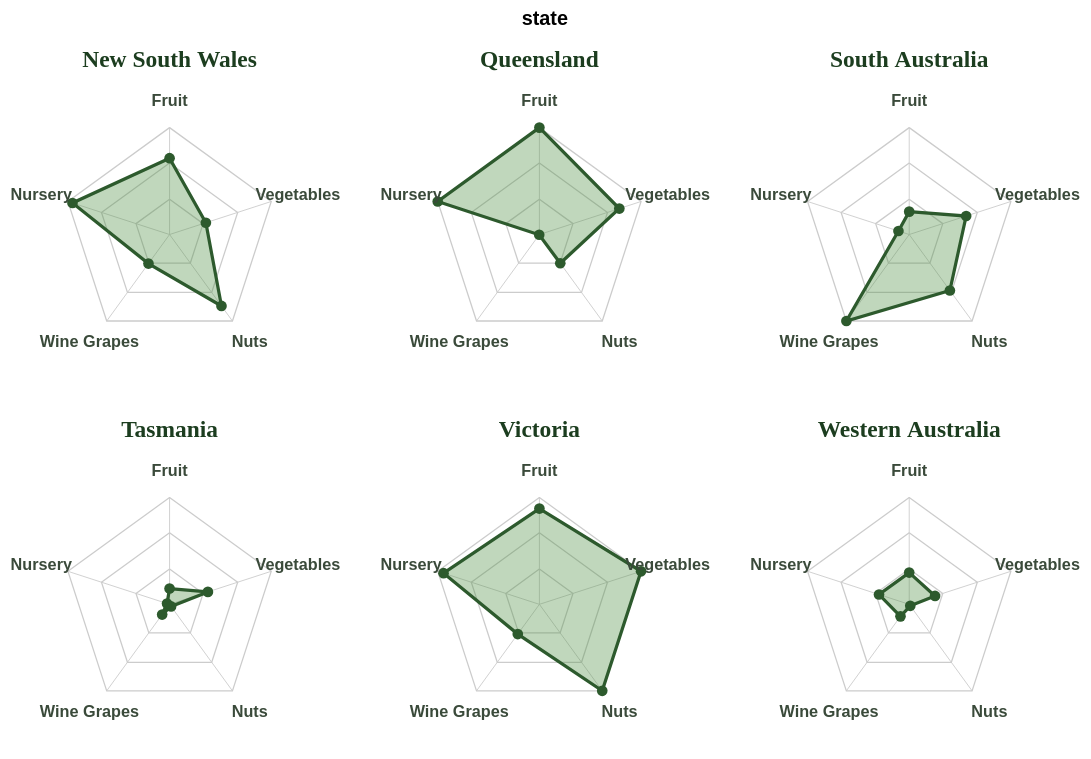

Vega-Lite specification for this chart:
### Vega-Lite specification from a JSON file in a GitHub repository (floating-point values rounded to 4 significant figures)
{"$schema": "https://vega.github.io/schema/vega-lite/v5.json", "description": "Radar / spider chart showing crop category breakdown per state.", "data": {"values": [{"state": "Victoria", "category": "Fruit", "r": 0.896, "catIndex": 0, "display": "1,813.0"}, {"state": "Victoria", "category": "Vegetables", "r": 1.0, "catIndex": 1, "display": "1,669.1"}, {"state": "Victoria", "category": "Nuts", "r": 1.0, "catIndex": 2, "display": "420.8"}, {"state": "Victoria", "category": "Wine Grapes", "r": 0.344, "catIndex": 3, "display": "178.2"}, {"state": "Victoria", "category": "Nursery", "r": 0.943, "catIndex": 4, "display": "908.7"}, {"state": "Victoria", "category": "Fruit", "r": 0.896, "catIndex": 5, "display": "1,813.0"}, {"state": "New South Wales", "category": "Fruit", "r": 0.714, "catIndex": 0, "display": "1,445.7"}, {"state": "New South Wales", "category": "Vegetables", "r": 0.357, "catIndex": 1, "display": "595.5"}, {"state": "New South Wales", "category": "Nuts", "r": 0.826, "catIndex": 2, "display": "347.8"}, {"state": "New South Wales", "category": "Wine Grapes", "r": 0.336, "catIndex": 3, "display": "174.0"}, {"state": "New South Wales", "category": "Nursery", "r": 0.955, "catIndex": 4, "display": "920.2"}, {"state": "New South Wales", "category": "Fruit", "r": 0.714, "catIndex": 5, "display": "1,445.7"}, {"state": "Queensland", "category": "Fruit", "r": 1.0, "catIndex": 0, "display": "2,024.1"}, {"state": "Queensland", "category": "Vegetables", "r": 0.786, "catIndex": 1, "display": "1,312.5"}, {"state": "Queensland", "category": "Nuts", "r": 0.332, "catIndex": 2, "display": "139.9"}, {"state": "Queensland", "category": "Wine Grapes", "r": 0.003, "catIndex": 3, "display": "1.4"}, {"state": "Queensland", "category": "Nursery", "r": 1.0, "catIndex": 4, "display": "963.9"}, {"state": "Queensland", "category": "Fruit", "r": 1.0, "catIndex": 5, "display": "2,024.1"}, {"state": "South Australia", "category": "Fruit", "r": 0.214, "catIndex": 0, "display": "433.1"}, {"state": "South Australia", "category": "Vegetables", "r": 0.56, "catIndex": 1, "display": "934.8"}, {"state": "South Australia", "category": "Nuts", "r": 0.647, "catIndex": 2, "display": "272.2"}, {"state": "South Australia", "category": "Wine Grapes", "r": 1.0, "catIndex": 3, "display": "518.3"}, {"state": "South Australia", "category": "Nursery", "r": 0.106, "catIndex": 4, "display": "102.1"}, {"state": "South Australia", "category": "Fruit", "r": 0.214, "catIndex": 5, "display": "433.1"}, {"state": "Western Australia", "category": "Fruit", "r": 0.297, "catIndex": 0, "display": "600.4"}, {"state": "Western Australia", "category": "Vegetables", "r": 0.254, "catIndex": 1, "display": "424.3"}, {"state": "Western Australia", "category": "Nuts", "r": 0.017, "catIndex": 2, "display": "7.3"}, {"state": "Western Australia", "category": "Wine Grapes", "r": 0.139, "catIndex": 3, "display": "72.3"}, {"state": "Western Australia", "category": "Nursery", "r": 0.297, "catIndex": 4, "display": "286.0"}, {"state": "Western Australia", "category": "Fruit", "r": 0.297, "catIndex": 5, "display": "600.4"}, {"state": "Tasmania", "category": "Fruit", "r": 0.148, "catIndex": 0, "display": "299.6"}, {"state": "Tasmania", "category": "Vegetables", "r": 0.377, "catIndex": 1, "display": "629.9"}, {"state": "Tasmania", "category": "Nuts", "r": 0.024, "catIndex": 2, "display": "10.1"}, {"state": "Tasmania", "category": "Wine Grapes", "r": 0.118, "catIndex": 3, "display": "61.0"}, {"state": "Tasmania", "category": "Nursery", "r": 0.025, "catIndex": 4, "display": "24.0"}, {"state": "Tasmania", "category": "Fruit", "r": 0.148, "catIndex": 5, "display": "299.6"}]}, "transform": [{"calculate": "datum.catIndex * 2 * PI / 5", "as": "angle"}, {"calculate": "datum.r * sin(datum.angle)", "as": "x"}, {"calculate": "datum.r * cos(datum.angle)", "as": "y"}], "facet": {"field": "state", "header": {"labelFontSize": 13, "labelFont": "Playfair Display, serif", "labelColor": "#1c3d1f", "labelFontWeight": "bold"}}, "columns": 3, "spec": {"width": 160, "height": 160, "resolve": {"scale": {"x": "shared", "y": "shared"}}, "layer": [{"data": {"values": [{"gx": 0.0, "gy": 0.33, "ring": 0.33, "order": 0}, {"gx": 0.314, "gy": 0.102, "ring": 0.33, "order": 1}, {"gx": 0.194, "gy": -0.267, "ring": 0.33, "order": 2}, {"gx": -0.194, "gy": -0.267, "ring": 0.33, "order": 3}, {"gx": -0.314, "gy": 0.102, "ring": 0.33, "order": 4}, {"gx": 0.0, "gy": 0.33, "ring": 0.33, "order": 5}, {"gx": 0.0, "gy": 0.67, "ring": 0.67, "order": 0}, {"gx": 0.637, "gy": 0.207, "ring": 0.67, "order": 1}, {"gx": 0.394, "gy": -0.542, "ring": 0.67, "order": 2}, {"gx": -0.394, "gy": -0.542, "ring": 0.67, "order": 3}, {"gx": -0.637, "gy": 0.207, "ring": 0.67, "order": 4}, {"gx": 0.0, "gy": 0.67, "ring": 0.67, "order": 5}, {"gx": 0.0, "gy": 1.0, "ring": 1.0, "order": 0}, {"gx": 0.951, "gy": 0.309, "ring": 1.0, "order": 1}, {"gx": 0.588, "gy": -0.809, "ring": 1.0, "order": 2}, {"gx": -0.588, "gy": -0.809, "ring": 1.0, "order": 3}, {"gx": -0.951, "gy": 0.309, "ring": 1.0, "order": 4}, {"gx": 0.0, "gy": 1.0, "ring": 1.0, "order": 5}]}, "mark": {"type": "line", "strokeWidth": 0.7, "color": "#cccccc"}, "encoding": {"x": {"field": "gx", "type": "quantitative", "scale": {"domain": [-1.35, 1.35]}, "axis": null}, "y": {"field": "gy", "type": "quantitative", "scale": {"domain": [-1.35, 1.35]}, "axis": null}, "order": {"field": "order", "type": "quantitative"}, "detail": {"field": "ring", "type": "quantitative"}}}, {"data": {"values": [{"x1": 0, "y1": 0, "x2": 0, "y2": 1.0}, {"x1": 0, "y1": 0, "x2": 0.951, "y2": 0.309}, {"x1": 0, "y1": 0, "x2": 0.588, "y2": -0.809}, {"x1": 0, "y1": 0, "x2": -0.588, "y2": -0.809}, {"x1": 0, "y1": 0, "x2": -0.951, "y2": 0.309}]}, "mark": {"type": "rule", "color": "#cccccc", "strokeWidth": 0.5}, "encoding": {"x": {"field": "x1", "type": "quantitative", "scale": {"domain": [-1.35, 1.35]}, "axis": null}, "y": {"field": "y1", "type": "quantitative", "scale": {"domain": [-1.35, 1.35]}, "axis": null}, "x2": {"field": "x2"}, "y2": {"field": "y2"}}}, {"params": [{"name": "hover", "select": {"type": "point", "fields": ["state"], "on": "mouseover", "clear": "mouseout"}}], "mark": {"type": "line", "strokeWidth": 1.8, "stroke": "#2d5a2d", "fill": "#4a8c3f", "fillOpacity": 0.35}, "encoding": {"x": {"field": "x", "type": "quantitative", "scale": {"domain": [-1.35, 1.35]}, "axis": null}, "y": {"field": "y", "type": "quantitative", "scale": {"domain": [-1.35, 1.35]}, "axis": null}, "order": {"field": "catIndex", "type": "quantitative"}, "opacity": {"condition": {"param": "hover", "empty": true, "value": 1}, "value": 0.15}, "tooltip": [{"field": "category", "title": "Category"}, {"field": "display", "title": "Value ($m)"}]}}, {"transform": [{"filter": "datum.catIndex < 5"}], "mark": {"type": "point", "filled": true, "size": 35, "color": "#2d5a2d"}, "encoding": {"x": {"field": "x", "type": "quantitative", "scale": {"domain": [-1.35, 1.35]}, "axis": null}, "y": {"field": "y", "type": "quantitative", "scale": {"domain": [-1.35, 1.35]}, "axis": null}, "opacity": {"condition": {"param": "hover", "empty": true, "value": 1}, "value": 0.15}, "tooltip": [{"field": "category", "title": "Category"}, {"field": "display", "title": "Value ($m)"}]}}, {"data": {"values": [{"lx": 0.0, "ly": 1.25, "label": "Fruit"}, {"lx": 1.2, "ly": 0.37, "label": "Vegetables"}, {"lx": 0.75, "ly": -1.0, "label": "Nuts"}, {"lx": -0.75, "ly": -1.0, "label": "Wine Grapes"}, {"lx": -1.2, "ly": 0.37, "label": "Nursery"}]}, "mark": {"type": "text", "fontSize": 9, "fontWeight": "bold", "color": "#3a4a3a", "align": "center"}, "encoding": {"x": {"field": "lx", "type": "quantitative", "scale": {"domain": [-1.35, 1.35]}, "axis": null}, "y": {"field": "ly", "type": "quantitative", "scale": {"domain": [-1.35, 1.35]}, "axis": null}, "text": {"field": "label", "type": "nominal"}, "opacity": {"condition": {"param": "hover", "empty": true, "value": 1}, "value": 0.15}}}]}, "config": {"view": {"stroke": "transparent"}}}
